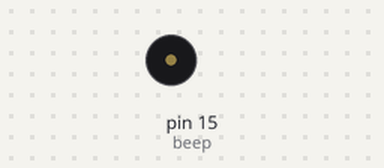
A sketch run on a simulated Arduino Uno, built with avr-gcc and run on an emulated ATmega328P. On the bench: buzzer (waves = sounding, pin HIGH).

Above: at 0.18 s.
Timing chart, 0 to 4.6 s (numbered marks = the images above):
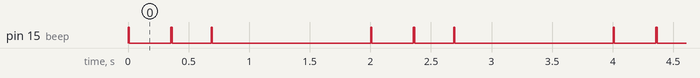

The sketch:

beep.ino
```cpp
#define btn 0
#define beep 15
int val;
int mode = 0;
float modeArr[4] = {10000, 353.36, 333.3, 316.46};
void setup()
{
  Serial.begin(115200);
  pinMode(beep, OUTPUT);
  pinMode(btn, INPUT);
}

void loop()
{
  val=digitalRead(btn);
  if(!val && ++mode == 4) mode = 0;
  if(mode != 0) beepHz(mode);
  else delay(1000);
}

void beepHz(int hz)
{
  digitalWrite(beep, HIGH);
  delay(10);
  digitalWrite(beep, LOW);
  delay(modeArr[hz]-10);
}
```

Measured:
- by itself, pin 15 (beep): repeats every 2.0 s: LOW 0.34 s, HIGH 0.01 s, LOW 0.32 s, HIGH 0.01 s, LOW 1.3 s, HIGH 0.01 s
- by itself, everything shown: repeats every 2.0 s, in 6 steps
